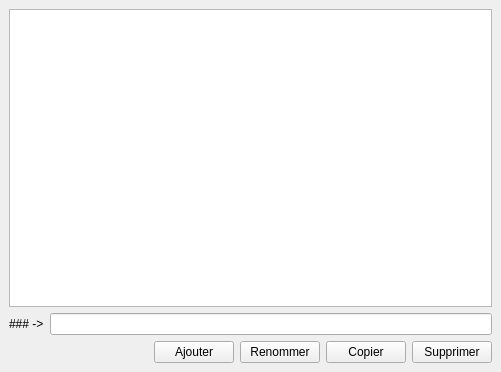
<?xml version="1.0" encoding="UTF-8"?>
<ui version="4.0">
 <class>BranchesWindow</class>
 <widget class="QMainWindow" name="BranchesWindow">
  <property name="geometry">
   <rect>
    <x>0</x>
    <y>0</y>
    <width>501</width>
    <height>372</height>
   </rect>
  </property>
  <property name="windowTitle">
   <string>Gestion des branches</string>
  </property>
  <widget class="QWidget" name="centralwidget">
   <layout class="QVBoxLayout" name="verticalLayout">
    <item>
     <widget class="QListWidget" name="listWidget_branch">
      <property name="editTriggers">
       <set>QAbstractItemView::NoEditTriggers</set>
      </property>
      <property name="sortingEnabled">
       <bool>true</bool>
      </property>
     </widget>
    </item>
    <item>
     <layout class="QHBoxLayout" name="horizontalLayout">
      <item>
       <widget class="QLabel" name="label_selected">
        <property name="text">
         <string>### -&gt;</string>
        </property>
       </widget>
      </item>
      <item>
       <widget class="QLineEdit" name="lineEdit_add"/>
      </item>
     </layout>
    </item>
    <item>
     <layout class="QGridLayout" name="gridLayout">
      <item row="0" column="3">
       <widget class="QPushButton" name="pushButton_copy">
        <property name="text">
         <string>Copier</string>
        </property>
       </widget>
      </item>
      <item row="0" column="4">
       <widget class="QPushButton" name="pushButton_remove">
        <property name="text">
         <string>Supprimer</string>
        </property>
       </widget>
      </item>
      <item row="0" column="2">
       <widget class="QPushButton" name="pushButton_rename">
        <property name="text">
         <string>Renommer</string>
        </property>
       </widget>
      </item>
      <item row="0" column="1">
       <widget class="QPushButton" name="pushButton_add">
        <property name="text">
         <string>Ajouter</string>
        </property>
       </widget>
      </item>
      <item row="0" column="0">
       <spacer name="horizontalSpacer">
        <property name="orientation">
         <enum>Qt::Horizontal</enum>
        </property>
        <property name="sizeHint" stdset="0">
         <size>
          <width>40</width>
          <height>20</height>
         </size>
        </property>
       </spacer>
      </item>
     </layout>
    </item>
   </layout>
  </widget>
 </widget>
 <resources/>
 <connections/>
</ui>
